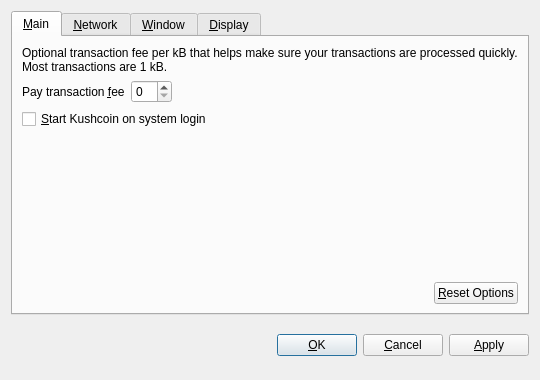
<?xml version="1.0" encoding="UTF-8"?>
<ui version="4.0">
 <class>OptionsDialog</class>
 <widget class="QDialog" name="OptionsDialog">
  <property name="geometry">
   <rect>
    <x>0</x>
    <y>0</y>
    <width>540</width>
    <height>380</height>
   </rect>
  </property>
  <property name="windowTitle">
   <string>Options</string>
  </property>
  <property name="modal">
   <bool>true</bool>
  </property>
  <layout class="QVBoxLayout" name="verticalLayout">
   <item>
    <widget class="QTabWidget" name="tabWidget">
     <property name="tabPosition">
      <enum>QTabWidget::North</enum>
     </property>
     <property name="currentIndex">
      <number>0</number>
     </property>
     <widget class="QWidget" name="tabMain">
      <attribute name="title">
       <string>&amp;Main</string>
      </attribute>
      <layout class="QVBoxLayout" name="verticalLayout_Main">
       <item>
        <widget class="QLabel" name="transactionFeeInfoLabel">
         <property name="text">
          <string>Optional transaction fee per kB that helps make sure your transactions are processed quickly. Most transactions are 1 kB.</string>
         </property>
         <property name="textFormat">
          <enum>Qt::PlainText</enum>
         </property>
         <property name="wordWrap">
          <bool>true</bool>
         </property>
        </widget>
       </item>
       <item>
        <layout class="QHBoxLayout" name="horizontalLayout_1_Main">
         <item>
          <widget class="QLabel" name="transactionFeeLabel">
           <property name="text">
            <string>Pay transaction &amp;fee</string>
           </property>
           <property name="textFormat">
            <enum>Qt::PlainText</enum>
           </property>
           <property name="buddy">
            <cstring>transactionFee</cstring>
           </property>
          </widget>
         </item>
         <item>
          <widget class="BitcoinAmountField" name="transactionFee"/>
         </item>
         <item>
          <spacer name="horizontalSpacer_1_Main">
           <property name="orientation">
            <enum>Qt::Horizontal</enum>
           </property>
           <property name="sizeHint" stdset="0">
            <size>
             <width>40</width>
             <height>20</height>
            </size>
           </property>
          </spacer>
         </item>
        </layout>
       </item>
       <item>
        <widget class="QCheckBox" name="bitcoinAtStartup">
         <property name="toolTip">
          <string>Automatically start Kushcoin after logging in to the system.</string>
         </property>
         <property name="text">
          <string>&amp;Start Kushcoin on system login</string>
         </property>
        </widget>
       </item>
       <item>
        <spacer name="verticalSpacer_Main">
         <property name="orientation">
          <enum>Qt::Vertical</enum>
         </property>
         <property name="sizeHint" stdset="0">
          <size>
           <width>20</width>
           <height>40</height>
          </size>
         </property>
        </spacer>
       </item>
       <item>
        <layout class="QHBoxLayout" name="horizontalLayout_2_Main">
         <item>
          <spacer name="horizontalSpacer_2_Main">
           <property name="orientation">
            <enum>Qt::Horizontal</enum>
           </property>
           <property name="sizeHint" stdset="0">
            <size>
             <width>40</width>
             <height>20</height>
            </size>
           </property>
          </spacer>
         </item>
         <item>
          <widget class="QPushButton" name="resetButton">
           <property name="toolTip">
            <string>Reset all client options to default.</string>
           </property>
           <property name="text">
            <string>&amp;Reset Options</string>
           </property>
           <property name="autoDefault">
            <bool>false</bool>
           </property>
          </widget>
         </item>
        </layout>
       </item>
      </layout>
     </widget>
     <widget class="QWidget" name="tabNetwork">
      <attribute name="title">
       <string>&amp;Network</string>
      </attribute>
      <layout class="QVBoxLayout" name="verticalLayout_Network">
       <item>
        <widget class="QCheckBox" name="mapPortUpnp">
         <property name="toolTip">
          <string>Automatically open the Kushcoin client port on the router. This only works when your router supports UPnP and it is enabled.</string>
         </property>
         <property name="text">
          <string>Map port using &amp;UPnP</string>
         </property>
        </widget>
       </item>
       <item>
        <widget class="QCheckBox" name="connectSocks">
         <property name="toolTip">
          <string>Connect to the Kushcoin network through a SOCKS proxy (e.g. when connecting through Tor).</string>
         </property>
         <property name="text">
          <string>&amp;Connect through SOCKS proxy:</string>
         </property>
        </widget>
       </item>
       <item>
        <layout class="QHBoxLayout" name="horizontalLayout_Network">
         <item>
          <widget class="QLabel" name="proxyIpLabel">
           <property name="text">
            <string>Proxy &amp;IP:</string>
           </property>
           <property name="textFormat">
            <enum>Qt::PlainText</enum>
           </property>
           <property name="buddy">
            <cstring>proxyIp</cstring>
           </property>
          </widget>
         </item>
         <item>
          <widget class="QValidatedLineEdit" name="proxyIp">
           <property name="maximumSize">
            <size>
             <width>140</width>
             <height>16777215</height>
            </size>
           </property>
           <property name="toolTip">
            <string>IP address of the proxy (e.g. 127.0.0.1)</string>
           </property>
          </widget>
         </item>
         <item>
          <widget class="QLabel" name="proxyPortLabel">
           <property name="text">
            <string>&amp;Port:</string>
           </property>
           <property name="textFormat">
            <enum>Qt::PlainText</enum>
           </property>
           <property name="buddy">
            <cstring>proxyPort</cstring>
           </property>
          </widget>
         </item>
         <item>
          <widget class="QLineEdit" name="proxyPort">
           <property name="maximumSize">
            <size>
             <width>55</width>
             <height>16777215</height>
            </size>
           </property>
           <property name="toolTip">
            <string>Port of the proxy (e.g. 9050)</string>
           </property>
          </widget>
         </item>
         <item>
          <widget class="QLabel" name="socksVersionLabel">
           <property name="text">
            <string>SOCKS &amp;Version:</string>
           </property>
           <property name="textFormat">
            <enum>Qt::PlainText</enum>
           </property>
           <property name="buddy">
            <cstring>socksVersion</cstring>
           </property>
          </widget>
         </item>
         <item>
          <widget class="QValueComboBox" name="socksVersion">
           <property name="toolTip">
            <string>SOCKS version of the proxy (e.g. 5)</string>
           </property>
          </widget>
         </item>
         <item>
          <spacer name="horizontalSpacer_Network">
           <property name="orientation">
            <enum>Qt::Horizontal</enum>
           </property>
           <property name="sizeHint" stdset="0">
            <size>
             <width>40</width>
             <height>20</height>
            </size>
           </property>
          </spacer>
         </item>
        </layout>
       </item>
       <item>
        <spacer name="verticalSpacer_Network">
         <property name="orientation">
          <enum>Qt::Vertical</enum>
         </property>
         <property name="sizeHint" stdset="0">
          <size>
           <width>20</width>
           <height>40</height>
          </size>
         </property>
        </spacer>
       </item>
      </layout>
     </widget>
     <widget class="QWidget" name="tabWindow">
      <attribute name="title">
       <string>&amp;Window</string>
      </attribute>
      <layout class="QVBoxLayout" name="verticalLayout_Window">
       <item>
        <widget class="QCheckBox" name="minimizeToTray">
         <property name="toolTip">
          <string>Show only a tray icon after minimizing the window.</string>
         </property>
         <property name="text">
          <string>&amp;Minimize to the tray instead of the taskbar</string>
         </property>
        </widget>
       </item>
       <item>
        <widget class="QCheckBox" name="minimizeOnClose">
         <property name="toolTip">
          <string>Minimize instead of exit the application when the window is closed. When this option is enabled, the application will be closed only after selecting Quit in the menu.</string>
         </property>
         <property name="text">
          <string>M&amp;inimize on close</string>
         </property>
        </widget>
       </item>
       <item>
        <spacer name="verticalSpacer_Window">
         <property name="orientation">
          <enum>Qt::Vertical</enum>
         </property>
         <property name="sizeHint" stdset="0">
          <size>
           <width>20</width>
           <height>40</height>
          </size>
         </property>
        </spacer>
       </item>
      </layout>
     </widget>
     <widget class="QWidget" name="tabDisplay">
      <attribute name="title">
       <string>&amp;Display</string>
      </attribute>
      <layout class="QVBoxLayout" name="verticalLayout_Display">
       <item>
        <layout class="QHBoxLayout" name="horizontalLayout_1_Display">
         <item>
          <widget class="QLabel" name="langLabel">
           <property name="text">
            <string>User Interface &amp;language:</string>
           </property>
           <property name="textFormat">
            <enum>Qt::PlainText</enum>
           </property>
           <property name="buddy">
            <cstring>lang</cstring>
           </property>
          </widget>
         </item>
         <item>
          <widget class="QValueComboBox" name="lang">
           <property name="toolTip">
            <string>The user interface language can be set here. This setting will take effect after restarting Kushcoin.</string>
           </property>
          </widget>
         </item>
        </layout>
       </item>
       <item>
        <layout class="QHBoxLayout" name="horizontalLayout_2_Display">
         <item>
          <widget class="QLabel" name="unitLabel">
           <property name="text">
            <string>&amp;Unit to show amounts in:</string>
           </property>
           <property name="textFormat">
            <enum>Qt::PlainText</enum>
           </property>
           <property name="buddy">
            <cstring>unit</cstring>
           </property>
          </widget>
         </item>
         <item>
          <widget class="QValueComboBox" name="unit">
           <property name="toolTip">
            <string>Choose the default subdivision unit to show in the interface and when sending coins.</string>
           </property>
          </widget>
         </item>
        </layout>
       </item>
       <item>
        <widget class="QCheckBox" name="displayAddresses">
         <property name="toolTip">
          <string>Whether to show Kushcoin addresses in the transaction list or not.</string>
         </property>
         <property name="text">
          <string>&amp;Display addresses in transaction list</string>
         </property>
        </widget>
       </item>
       <item>
        <widget class="QCheckBox" name="coinControlFeatures">
         <property name="toolTip">
          <string>Whether to show coin control features or not.</string>
         </property>
         <property name="text">
          <string>Display coin &amp;control features (experts only!)</string>
         </property>
        </widget>
       </item>
       <item>
        <spacer name="verticalSpacer_Display">
         <property name="orientation">
          <enum>Qt::Vertical</enum>
         </property>
         <property name="sizeHint" stdset="0">
          <size>
           <width>20</width>
           <height>40</height>
          </size>
         </property>
        </spacer>
       </item>
      </layout>
     </widget>
    </widget>
   </item>
   <item>
    <layout class="QHBoxLayout" name="horizontalLayout_Buttons">
     <item>
      <spacer name="horizontalSpacer_1">
       <property name="orientation">
        <enum>Qt::Horizontal</enum>
       </property>
       <property name="sizeHint" stdset="0">
        <size>
         <width>40</width>
         <height>48</height>
        </size>
       </property>
      </spacer>
     </item>
     <item>
      <widget class="QLabel" name="statusLabel">
       <property name="font">
        <font>
         <weight>75</weight>
         <bold>true</bold>
        </font>
       </property>
       <property name="text">
        <string/>
       </property>
       <property name="textFormat">
        <enum>Qt::PlainText</enum>
       </property>
       <property name="wordWrap">
        <bool>true</bool>
       </property>
      </widget>
     </item>
     <item>
      <spacer name="horizontalSpacer_2">
       <property name="orientation">
        <enum>Qt::Horizontal</enum>
       </property>
       <property name="sizeHint" stdset="0">
        <size>
         <width>40</width>
         <height>48</height>
        </size>
       </property>
      </spacer>
     </item>
     <item>
      <widget class="QPushButton" name="okButton">
       <property name="text">
        <string>&amp;OK</string>
       </property>
      </widget>
     </item>
     <item>
      <widget class="QPushButton" name="cancelButton">
       <property name="text">
        <string>&amp;Cancel</string>
       </property>
       <property name="autoDefault">
        <bool>false</bool>
       </property>
      </widget>
     </item>
     <item>
      <widget class="QPushButton" name="applyButton">
       <property name="text">
        <string>&amp;Apply</string>
       </property>
       <property name="autoDefault">
        <bool>false</bool>
       </property>
      </widget>
     </item>
    </layout>
   </item>
  </layout>
 </widget>
 <customwidgets>
  <customwidget>
   <class>BitcoinAmountField</class>
   <extends>QSpinBox</extends>
   <header>bitcoinamountfield.h</header>
  </customwidget>
  <customwidget>
   <class>QValueComboBox</class>
   <extends>QComboBox</extends>
   <header>qvaluecombobox.h</header>
  </customwidget>
  <customwidget>
   <class>QValidatedLineEdit</class>
   <extends>QLineEdit</extends>
   <header>qvalidatedlineedit.h</header>
  </customwidget>
 </customwidgets>
 <resources/>
 <connections/>
</ui>
